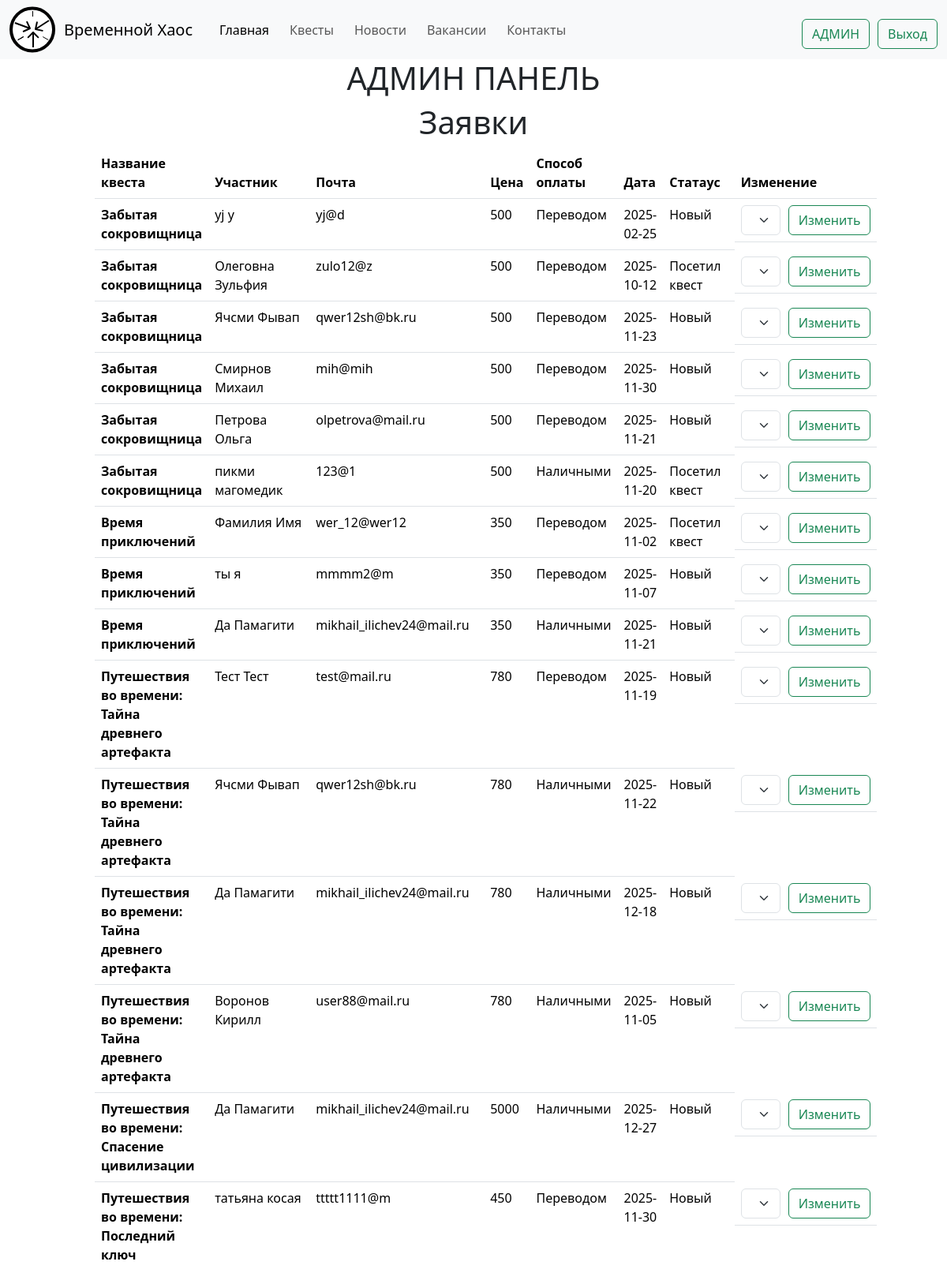
Screenshot of /admin.php (signed in, upper part) with the database file from the repository.
### tables this page shows
CREATE TABLE `zakaz` (
  `id_zakaz` int NOT NULL,
  `id_user` int NOT NULL,
  `id_kvest` int NOT NULL,
  `data` date NOT NULL,
  `sop` varchar(150) NOT NULL,
  `status` varchar(150) NOT NULL DEFAULT 'Новый'
);

CREATE TABLE `kvest` (
  `id_kvest` int NOT NULL,
  `id_kat` int NOT NULL,
  `name_k` varchar(150) NOT NULL,
  `description` varchar(1500) NOT NULL,
  `more` varchar(5000) NOT NULL,
  `cena` varchar(150) NOT NULL,
  `foto` varchar(150) NOT NULL
);

CREATE TABLE `users` (
  `id_user` int NOT NULL,
  `name` varchar(150) NOT NULL,
  `surname` varchar(150) NOT NULL,
  `login` varchar(150) NOT NULL,
  `phone` varchar(150) NOT NULL,
  `email` varchar(150) NOT NULL,
  `password` varchar(150) NOT NULL,
  `role` varchar(150) NOT NULL DEFAULT 'user'
);

### admin.php (the view, shortened to what this page needs)
<?php
include('header.php');
if(isset($_SESSION['role']) && $_SESSION['role'] === 'admin'){
?>
<div class="main">
    <h1 class="centr">АДМИН ПАНЕЛЬ</h1>
    <h1 class="centr">Заявки</h1>
    <table class="table">
        <thead>
            <tr>
            <th scope="col">Название квеста</th>
            <th scope="col">Участник</th>
             <th scope="col">Почта</th>
            <th scope="col">Цена</th>
            <th scope="col">Способ оплаты</th>
            <th scope="col">Дата</th>
            <th scope="col">Статаус</th>
            <th scope="col">Изменение</th>
            </tr>
        </thead>
        <tbody>
<?php
    $sql = "SELECT * FROM zakaz
    INNER JOIN kvest ON kvest.id_kvest = zakaz.id_kvest
    INNER JOIN kateg ON kvest.id_kat = kateg.id_kat
    INNER JOIN users ON users.id_user = zakaz.id_user
    WHERE status != 'Отклонено'";
    $result = mysqli_query($link, $sql) or die(mysqli_error($link));
    while ($row = $result->fetch_assoc()) { ?>
            <tr>
            <th scope="row"><?php echo $row['name_k'];?></th>
           <td><?php echo $row['surname'].' '.$row['name'];?></td>
            <td><?php echo $row['email'];?></td>
            <td><?php echo $row['cena'];?></td>
            <td><?php echo $row['sop'];?></td>
            <td><?php echo $row['data'];?></td>
            <td><?php echo $row['status'];?></td>
            <?php $id_z =  $row['id_zakaz'];?>
              <td class="d-flex">
                    <form class="d-flex " role="search" method="POST" action="project/status.php?id=<?php echo $id_z; ?>">
                        <select class="form-select" aria-label="Default select example" name="status">
                            <option value="Записан">Записан</option>
                        </select>
                        <button class="btn btn-outline-success margin-left" type="submit">Изменить</button>
                    </form>
                </td>
            </tr>
    <?php
    }
    ?>
        </tbody>
        </table>
</div>
<?php
}else{
     echo "<script>window.location.href='index.php'</script>";
}
include('footer.php');
?>

### css/style.css (style rules this page uses)
* { margin: 0; padding: 0; }
.margin-left { margin-left: 10px; }
.centr { text-align: center; }
.main { max-width: 80%; margin: 0 auto; }

### rows the page displays
zakaz: id_kvest.name_k "Забытая сокровищница", id_user.surname "yj", id_user.name "y", id_user.email "yj@d", id_kvest.cena "500", sop "Переводом", data "2025-02-25", status "Новый"
zakaz: id_kvest.name_k "Забытая сокровищница", id_user.surname "Олеговна", id_user.name "Зульфия", id_user.email "zulo12@z", id_kvest.cena "500", sop "Переводом", data "2025-10-12", status "Посетил квест"
zakaz: id_kvest.name_k "Забытая сокровищница", id_user.surname "Ячсми", id_user.name "Фывап", id_user.email "qwer12sh@bk.ru", id_kvest.cena "500", sop "Переводом", data "2025-11-23", status "Новый"
zakaz: id_kvest.name_k "Забытая сокровищница", id_user.surname "Смирнов", id_user.name "Михаил", id_user.email "mih@mih", id_kvest.cena "500", sop "Переводом", data "2025-11-30", status "Новый"
zakaz: id_kvest.name_k "Забытая сокровищница", id_user.surname "Петрова", id_user.name "Ольга", id_user.email "olpetrova@mail.ru", id_kvest.cena "500", sop "Переводом", data "2025-11-21", status "Новый"
zakaz: id_kvest.name_k "Забытая сокровищница", id_user.surname "пикми", id_user.name "магомедик", id_user.email "123@1", id_kvest.cena "500", sop "Наличными", data "2025-11-20", status "Посетил квест"
zakaz: id_kvest.name_k "Время приключений", id_user.surname "Фамилия", id_user.name "Имя", id_user.email "wer_12@wer12", id_kvest.cena "350", sop "Переводом", data "2025-11-02", status "Посетил квест"
zakaz: id_kvest.name_k "Время приключений", id_user.surname "ты", id_user.name "я", id_user.email "mmmm2@m", id_kvest.cena "350", sop "Переводом", data "2025-11-07", status "Новый"
zakaz: id_kvest.name_k "Время приключений", id_user.surname "Да", id_user.name "Памагити", id_user.email "mikhail_ilichev24@mail.ru", id_kvest.cena "350", sop "Наличными", data "2025-11-21", status "Новый"
zakaz: id_kvest.name_k "Путешествия во времени: Тайна древнего артефакта", id_user.surname "Тест", id_user.name "Тест", id_user.email "test@mail.ru", id_kvest.cena "780", sop "Переводом", data "2025-11-19", status "Новый"
zakaz: id_kvest.name_k "Путешествия во времени: Тайна древнего артефакта", id_user.surname "Ячсми", id_user.name "Фывап", id_user.email "qwer12sh@bk.ru", id_kvest.cena "780", sop "Наличными", data "2025-11-22", status "Новый"
zakaz: id_kvest.name_k "Путешествия во времени: Тайна древнего артефакта", id_user.surname "Да", id_user.name "Памагити", id_user.email "mikhail_ilichev24@mail.ru", id_kvest.cena "780", sop "Наличными", data "2025-12-18", status "Новый"
zakaz: id_kvest.name_k "Путешествия во времени: Тайна древнего артефакта", id_user.surname "Воронов", id_user.name "Кирилл", id_user.email "user88@mail.ru", id_kvest.cena "780", sop "Наличными", data "2025-11-05", status "Новый"
zakaz: id_kvest.name_k "Путешествия во времени: Спасение цивилизации", id_user.surname "Да", id_user.name "Памагити", id_user.email "mikhail_ilichev24@mail.ru", id_kvest.cena "5000", sop "Наличными", data "2025-12-27", status "Новый"
zakaz: id_kvest.name_k "Путешествия во времени: Последний ключ", id_user.surname "татьяна", id_user.name "косая", id_user.email "ttttt1111@m", id_kvest.cena "450", sop "Переводом", data "2025-11-30", status "Новый"
